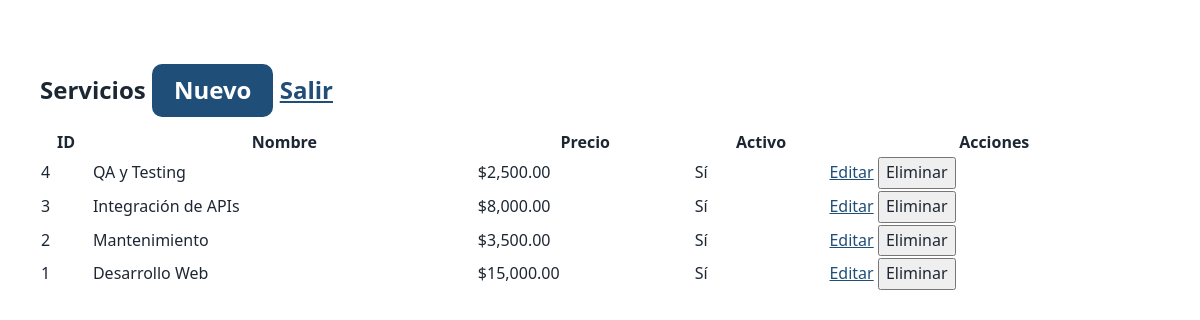
The app's page /backend/servicios/index.php (signed in) with its own data.
### tables this page shows
CREATE TABLE servicios (
  id INT AUTO_INCREMENT PRIMARY KEY,
  nombre VARCHAR(120) NOT NULL,
  descripcion TEXT NULL,
  precio DECIMAL(10,2) NOT NULL DEFAULT 0.00 COMMENT 'DECIMAL y no FLOAT: el dinero exige exactitud',
  activo TINYINT(1) NOT NULL DEFAULT 1 COMMENT '1 = visible en el sitio público',
  creado_en TIMESTAMP NOT NULL DEFAULT CURRENT_TIMESTAMP,
  actualizado_en TIMESTAMP NOT NULL DEFAULT CURRENT_TIMESTAMP ON UPDATE CURRENT_TIMESTAMP,
  CONSTRAINT chk_servicios_precio CHECK (precio >= 0),
  INDEX idx_servicios_activo (activo)  
);

### backend/helpers.php (called while the page is built, shortened)
<?php
function e(string|int|float|null $value): string {
    return htmlspecialchars((string) $value, ENT_QUOTES | ENT_SUBSTITUTE, 'UTF-8');
}

### backend/servicios/index.php (the view, shortened to what this page needs)
<?php
require_once __DIR__ . '/../helpers.php';
$pdo = getDB();
$rows = $pdo->query('SELECT * FROM servicios ORDER BY id DESC')->fetchAll();
?>
<!DOCTYPE html>
<html lang="es">
<head><meta charset="UTF-8"><title>Servicios</title><link rel="stylesheet" href="../../frontend/css/styles.css"></head>
<body>
<section class="section"><div class="container">
  <h2>Servicios <a class="btn btn--primary" href="create.php">Nuevo</a> <a href="../auth/logout.php">Salir</a></h2>
  <table style="width:100%;border-collapse:collapse">
    <tr><th>ID</th><th>Nombre</th><th>Precio</th><th>Activo</th><th>Acciones</th></tr>
    <?php foreach ($rows as $r): ?>
    <tr>
      <td><?php echo (int)$r['id']; ?></td>
      <td><?php echo e($r['nombre']); ?></td>
      <td>$<?php echo number_format((float)$r['precio'],2); ?></td>
      <td><?php echo $r['activo'] ? 'Sí' : 'No'; ?></td>
      <td>
        <a href="update.php?id=<?php echo (int)$r['id']; ?>">Editar</a>
        <form method="post" action="delete.php" style="display:inline" onsubmit="return confirm('¿Eliminar?')">
          <button type="submit">Eliminar</button>
        </form>
      </td>
    </tr>
    <?php endforeach; ?>
  </table>
</div></section>
</body></html>

### frontend/css/styles.css (style rules this page uses)
:root { --color-primary: #1f4e79; --color-primary-dark: #163a5a; --color-primary-darker: #0f2238; --color-primary-soft: #e8f0f8; --color-accent: #f2a541; --color-accent-dark: #e08e1b; --color-text: #1d2733; --color-muted: #5b6673; --color-bg: #ffffff; --color-surface: #f5f7fa; --color-border: #dde2e8; --color-input-border: #8a95a3; --color-danger: #b42318; --color-danger-soft: #fef3f2; --color-success: #067647; --color-success-soft: #ecfdf3; --focus-color: var(--color-primary); --font-sans: system-ui, -apple-system, "Segoe UI", Roboto, "Helvetica Neue", Arial, sans-serif; --text-sm: 0.875rem; --text-base: 1rem; --text-lg: 1.125rem; --text-h1: clamp(2rem, 1.4rem + 3vw, 3.25rem); --text-h2: clamp(1.625rem, 1.3rem + 1.5vw, 2.25rem); --space-1: 0.25rem; --space-2: 0.5rem; --space-3: 0.75rem; --space-4: 1rem; --space-5: 1.5rem; --space-6: 2rem; --space-7: 3rem; --space-8: 4rem; --radius-sm: 6px; --radius-md: 10px; --radius-lg: 16px; --radius-pill: 999px; --shadow-sm: 0 1px 2px rgba(16, 24, 40, 0.06), 0 1px 3px rgba(16, 24, 40, 0.1); --shadow-md: 0 12px 24px -6px rgba(16, 24, 40, 0.14), 0 4px 8px -4px rgba(16, 24, 40, 0.08); --duration: 200ms; --ease-out: cubic-bezier(0.22, 1, 0.36, 1); --header-height: 4rem; }
*, *::before, *::after { box-sizing: border-box; }
html { -webkit-text-size-adjust: 100%; text-size-adjust: 100%; scroll-behavior: smooth; }
body { margin: 0; min-height: 100vh; font-family: var(--font-sans); font-size: var(--text-base); line-height: 1.6; color: var(--color-text); background-color: var(--color-bg); -webkit-font-smoothing: antialiased; }
h1, h2, h3 { margin: 0 0 var(--space-3); line-height: 1.2; text-wrap: balance; }
a { color: var(--color-primary); }
button, input, textarea { font: inherit; color: inherit; }
.container { width: min(100% - 2 * var(--space-4), 1120px); margin-inline: auto; }
.btn { display: inline-flex; align-items: center; justify-content: center; gap: var(--space-2); min-height: 44px; padding: 0.625rem 1.25rem; border: 2px solid transparent; border-radius: var(--radius-md); font-weight: 600; line-height: 1.2; text-decoration: none; cursor: pointer; transition: background-color var(--duration) var(--ease-out), border-color var(--duration) var(--ease-out), color var(--duration) var(--ease-out), box-shadow var(--duration) var(--ease-out), transform var(--duration) var(--ease-out); }
.btn--primary { background-color: var(--color-primary); color: #fff; }
.section { padding-block: var(--space-7); }
@media (min-width: 768px) { .section { padding-block: var(--space-8); } }

### records on screen
servicios: id "4", nombre "QA y Testing", precio "2,500.00", activo "Sí"
servicios: id "3", nombre "Integración de APIs", precio "8,000.00", activo "Sí"
servicios: id "2", nombre "Mantenimiento", precio "3,500.00", activo "Sí"
servicios: id "1", nombre "Desarrollo Web", precio "15,000.00", activo "Sí"
